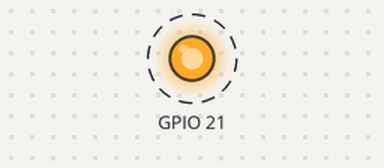
The program below on a simulated Raspberry Pi (BCM pin numbers). On the bench: output pins drawn as LEDs (lit = HIGH). Dashed ring = blinking.

Above: at 0.2 s.
Timing chart, 0 to 3.5 s (numbered marks = the images above):
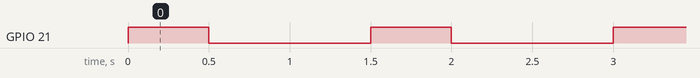

Measured:
- by itself, GPIO 21: alternates HIGH for 0.50 s and LOW for 1.0 s

The program:

pik.py
```python
#! /usr/bin/env python
# coding: utf-8

import RPi.GPIO as GPIO
import time, os

GPIO.setmode(GPIO.BCM)
GPIO.setwarnings(False)
GPIO.setup(21, GPIO.OUT)

while True :
 GPIO.output(21,True),
 time.sleep(0.5)
 GPIO.output(21,False),
 time.sleep(1)
```
